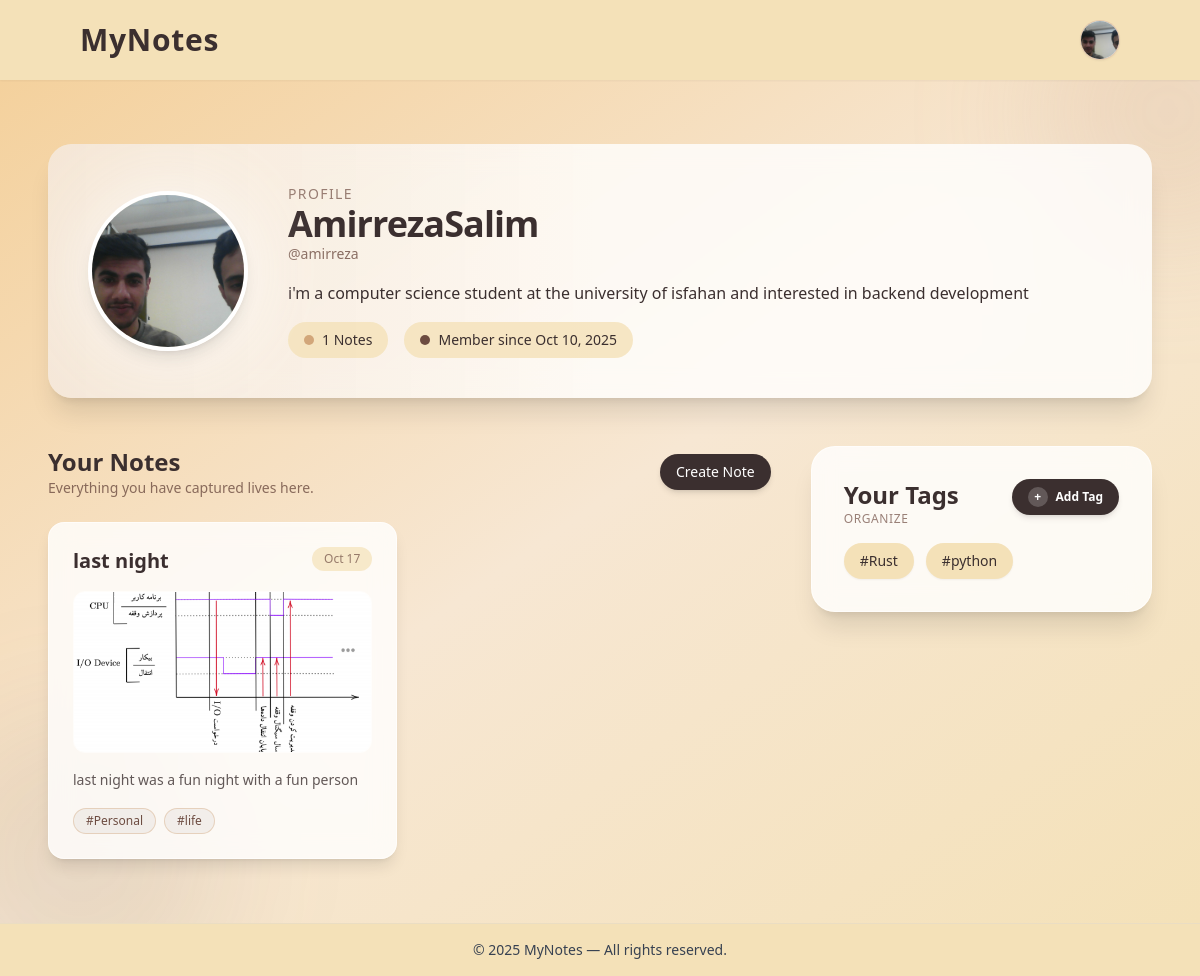
Page /dashboard/ (signed in) on the earlier database version.
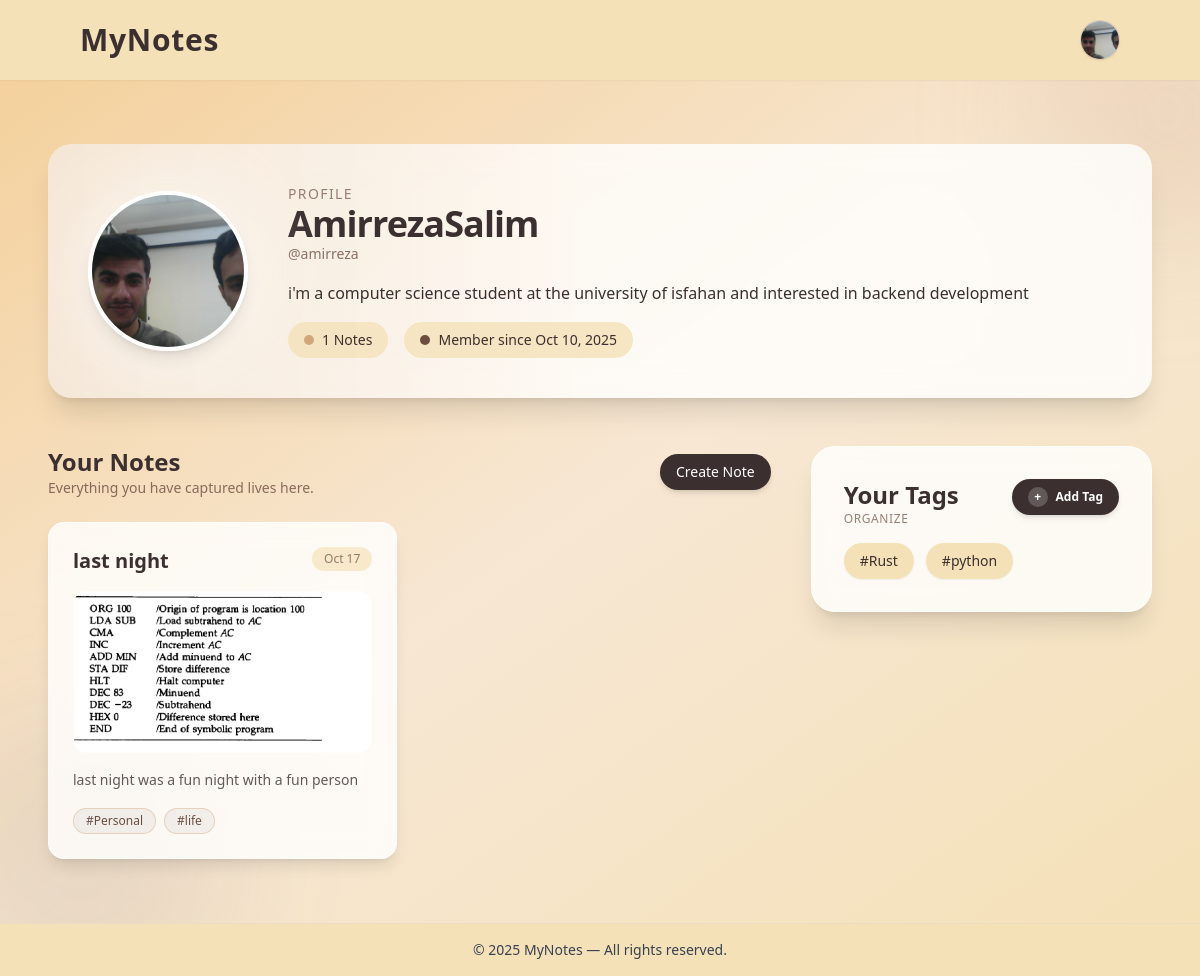
Same page on the later database version.
### notes/models.py (models this page shows)
class Note(models.Model):
    title = models.CharField(max_length=30,blank=False)
    content = models.TextField(blank=True,null=True)
    image = models.ImageField(upload_to='notePics/', blank=True, null=True)
    createdAt = models.DateTimeField(auto_now_add=True)
    editedAt = models.DateTimeField(auto_now=True)
    author = models.ForeignKey(Profile,on_delete=models.CASCADE)
    tags = models.ManyToManyField(NoteTag,blank=True,null=True)

### users/views.py (the view, shortened to what this page needs)
# urls.py: path('dashboard/',include('notes.urls')),
@login_required
def dashboard(request):
    profile = request.user.profile
    notes = Note.objects.all().filter(author=profile)
    context = {
        "user": request.user,
        "profile": profile,
        "tags": profile.usertag_set.all(),
        "tag_form": UserTagForm(),
        "notes":notes
    }
    return render(request,"dashboard.html",context=context)

### templates/dashboard.html (shortened to what the changed rows need)
{% extends "base.html" %}
{% block content %}
<section class="relative flex-1 w-full overflow-hidden">
    {% with profile=profile|default:user.profile %}
    <div class="relative max-w-6xl mx-auto px-6 py-16 space-y-12">
        <div class="relative bg-white/80 backdrop-blur-md rounded-3xl shadow-xl overflow-hidden">
            <div class="relative flex flex-col md:flex-row md:items-center gap-10 p-10">
                <div class="flex-1 space-y-4 text-[#3b2f2f]">
                    <div>
                        <h1 class="text-3xl sm:text-4xl font-semibold tracking-tight">
                            {{ profile.Display_name|default:user.get_full_name|default:user.username }}
                        </h1>
                    </div>
                </div>
            </div>
        </div>
        <div class="grid gap-10 lg:grid-cols-3">
            <div class="lg:col-span-2 space-y-6">
                <div class="flex items-center justify-between">
                    <div>
                        <h2 class="text-2xl font-semibold text-[#3b2f2f]">Your Notes</h2>
                    </div>
                </div>
                {% if notes %}
                    <div class="grid sm:grid-cols-2 gap-6">
                        {% for note in notes %}
                            <div class="group relative hover:scale-105 transition-transform duration-300">
                                <a href="{% url 'viewNote' note.pk %}" class="block bg-white/80 backdrop-blur-md border border-white/60 rounded-2xl shadow-lg overflow-hidden transition-transform hover:-translate-y-1">
                                    <div class="relative p-6 space-y-4">
                                        <div class="flex items-start justify-between gap-3">
                                            <h3 class="text-xl font-semibold text-[#3b2f2f] group-hover:text-[#6d4c41] transition">
                                                {{ note.title }}
                                            </h3>
                                            <span class="text-xs text-[#6d4c41]/70 bg-[#f4e1b8]/70 px-3 py-1 rounded-full">
                                                {{ note.createdAt|date:"M j" }}
                                            </span>
                                        </div>
                                        {% if note.image %}
                                            <div class="overflow-hidden rounded-xl border border-white/60">
                                                <img src="{{ note.image.url }}" alt="{{ note.title }}" class="w-full h-40 object-cover transition-transform duration-200 group-hover:scale-[1.02]">
                                            </div>
                                        {% endif %}
                                        <p class="text-sm text-[#3b2f2f]/80 leading-relaxed">
                                            {{ note.content|default:""|truncatewords:26|default:"No content yet. Click to start writing your ideas." }}
                                        </p>
                                        {% if note.tags.all %}
                                            <div class="flex flex-wrap gap-2">
                                                {% for tag in note.tags.all %}
                                                    <span class="px-3 py-1 text-xs font-medium rounded-full bg-[#3b2f2f]/5 text-[#6d4c41] border border-[#d2a679]/40">#{{ tag.title }}</span>
                                                {% empty %}
                                                    <span class="text-xs text-[#6d4c41]/60">No tags yet</span>
                                                {% endfor %}
                                            </div>
                                        {% endif %}
                                    </div>
                                </a>
                            </div>
                        {% endfor %}
                    </div>
                {% endif %}
            </div>
            <aside class="space-y-6">
                <div class="relative z-30 bg-white/80 backdrop-blur-md rounded-3xl shadow-xl border border-white/60 p-8">
                    <div class="flex flex-wrap items-start justify-between gap-3 mb-4">
                        <div>
                            <h2 class="text-2xl font-semibold text-[#3b2f2f]">Your Tags</h2>
                        </div>
                    </div>
                </div>
            </aside>
        </div>
    </div>
    {% endwith %}
</section>
{% endblock %}

Differences in the rows shown:
changed Note "last night": image: a different picture
